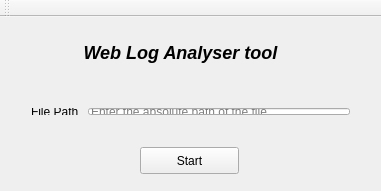
<?xml version="1.0" encoding="UTF-8"?>
<ui version="4.0">
 <class>MainWindow</class>
 <widget class="QMainWindow" name="MainWindow">
  <property name="geometry">
   <rect>
    <x>0</x>
    <y>0</y>
    <width>381</width>
    <height>191</height>
   </rect>
  </property>
  <property name="windowTitle">
   <string>MainWindow</string>
  </property>
  <widget class="QWidget" name="centralWidget">
   <widget class="QLabel" name="label">
    <property name="geometry">
     <rect>
      <x>60</x>
      <y>10</y>
      <width>241</width>
      <height>51</height>
     </rect>
    </property>
    <property name="text">
     <string>&lt;html&gt;&lt;head/&gt;&lt;body&gt;&lt;p align=&quot;center&quot;&gt;&lt;span style=&quot; font-weight:600; font-style:italic;&quot;&gt;&lt;h2&gt;Web Log Analyser tool&lt;/h2&gt;&lt;/span&gt;&lt;/p&gt;&lt;/body&gt;&lt;/html&gt;</string>
    </property>
   </widget>
   <widget class="QPushButton" name="start_button1">
    <property name="geometry">
     <rect>
      <x>140</x>
      <y>130</y>
      <width>99</width>
      <height>27</height>
     </rect>
    </property>
    <property name="text">
     <string>Start</string>
    </property>
   </widget>
   <widget class="QWidget" name="layoutWidget">
    <property name="geometry">
     <rect>
      <x>20</x>
      <y>80</y>
      <width>341</width>
      <height>29</height>
     </rect>
    </property>
    <layout class="QHBoxLayout" name="horizontalLayout">
     <item>
      <widget class="QLabel" name="label_2">
       <property name="text">
        <string>File Path </string>
       </property>
      </widget>
     </item>
     <item>
      <widget class="QLineEdit" name="lineEdit">
       <property name="toolTip">
        <string>Please enter absolute path of the file</string>
       </property>
       <property name="inputMask">
        <string/>
       </property>
       <property name="placeholderText">
        <string>Enter the absolute path of the file</string>
       </property>
      </widget>
     </item>
    </layout>
   </widget>
  </widget>
  <widget class="QToolBar" name="mainToolBar">
   <attribute name="toolBarArea">
    <enum>TopToolBarArea</enum>
   </attribute>
   <attribute name="toolBarBreak">
    <bool>false</bool>
   </attribute>
  </widget>
 </widget>
 <layoutdefault spacing="6" margin="11"/>
 <resources/>
 <connections/>
</ui>
